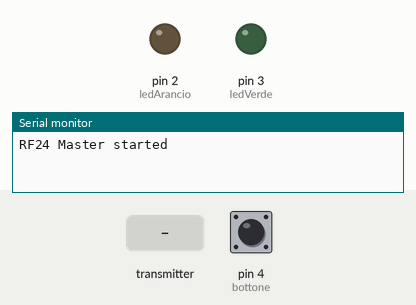
This sketch was run on a simulated Arduino Uno, built with avr-gcc and run on an emulated ATmega328P. On the bench: output pins drawn as LEDs (lit = HIGH), the last lines printed to the serial monitor. Inputs (shaded band) come from the test bench; at power-on: pin 4 (bottone) HIGH. No radio packets arrive unless stated.

Above: at 2.2 s.
2.3 s: the transmitter starts sending temperatura = 25
At 3.1 s:
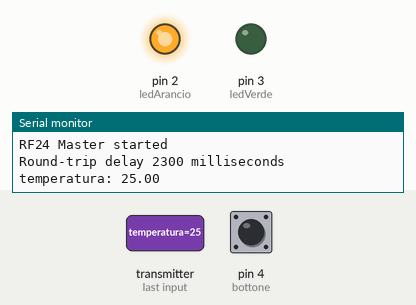
6.8 s: the transmitter starts sending temperatura = 0
At 8.0 s:
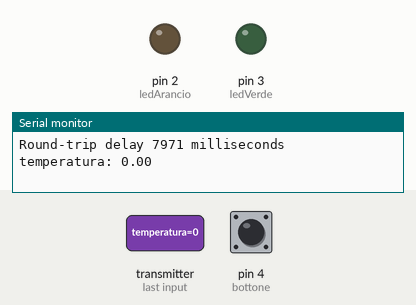
Timing chart, 0 to 9.8 s (numbered marks = the images above; inputs shaded):
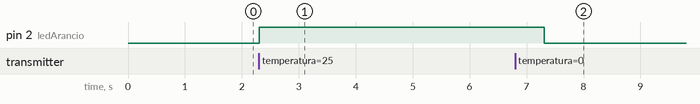

The sketch:

Master.ino
```cpp
// Librerie per i moduli NRF24L01
#include <RF24.h>
#include <RF24_config.h>

#include <printf.h>

// Definisce il pin a cui sono attaccati i led
#define ledArancio 2
#define ledVerde 3

// Inizializzo il bottone al pin 4
int bottone = 4;

// = NETWORK PACKET ===========================================================
// Struttura per inviare i parametri.
struct Temp_temp{
	/// Temperatura rilevata.
	float temperatura;
	/// Tempo al momento dell'invio.
	unsigned long tempo;
} recReq;
// ----------------------------------------------------------------------------

// = RADIO ====================================================================
// Utilizzo pin 7 e 8 per il chip enable e chip select.
RF24 radio (7, 8);
// Indirizzi per la pipe.
const uint64_t addresses[2] = { 0xF0F0F0F0E1LL, 0xF0F0F0F0D2LL};
// ----------------------------------------------------------------------------


//varaibile per indicare che è il momento di ascoltare
bool mustlistenforanswer;

void setup() {
    // Faccio partire il monitor seriale
    Serial.begin(115200);
    delay(1000);

    // Inizializzare gli indirizzi di della pipe
    radio.begin();
    Serial.println("RF24 Master started\n");

    // Inizializzo il pin collegato ai led
    pinMode(ledArancio, OUTPUT);
    pinMode(ledVerde, OUTPUT);
    // Inizialmente i led sono spenti
    digitalWrite( ledArancio, LOW );
    digitalWrite( ledVerde, LOW );

    // Inizializzo su quale canale invio/ricevo i dati (1-126)
    radio.setChannel(105);

    // Modifico grandezza del payload da 1 a 32 bytes
    radio.setPayloadSize(8);

    // Modifico potenza di trasmissione del segnale
    //  RF24_PA_MIN=-18dBm
    //  RF24_PA_LOW=-12dBm
    //  RF24_PA_MED=-6dBM
    //  RF24_PA_HIGH=0dBm
    radio.setPALevel(RF24_PA_HIGH);

    // Modifico velocità di trasmissione del segnale
    //  RF24_250KBPS per 250kbs
    //  RF24_1MBPS per 1Mbps
    //  RF24_2MBPS per 2Mbps
    radio.setDataRate( RF24_250KBPS );

    // Apro la pipe per la scrittura
    radio.openWritingPipe(addresses[1]);
    radio.openReadingPipe(1, addresses[0]);
    //radio.printDetails();
}

void loop() {

  // Interrompo l'ascolto
  radio.stopListening();
  mustlistenforanswer = true;
  // Guardo se viene premuto il bottone
  int leggiBottone = digitalRead(bottone);
  // Conteggio del millisecondi per vedere il ritardo
  unsigned long timeSent;

  // Controlla che il pacchetto sia stato inviato
  // Se non è stato inviato manda l'errore
  if ( leggiBottone == 0 )
  {
    return;
  }
  timeSent = micros();
  if (!radio.write( &timeSent, sizeof(unsigned long) ))
  {
    // Ho inviato quindi non devo ascoltare altrimenti
    // Rimane true e vuol dire he il turno di ascoltare
    mustlistenforanswer = false;
    //Serial.println("Failed on sending");
  }

  // Adesso è il turno di ascoltare la risposta
  if (mustlistenforanswer){
    // Inizio ad ascoltare la pipe di lettura
    radio.startListening();
    // Faccio partire il conteggio da quando ho fatto la richiesta
    unsigned long started_waiting_at = micros();
    boolean timeoutoccurred = false;

    // Variable che conterra il valore corrente del tempo.
    unsigned long timeNow;

    while ( !radio.available() ) {
      timeNow = micros();
      // Se passa troppo tempo fallisce la risposta e manda l'errore
      if (timeNow - started_waiting_at > 8000000 ) {
        timeoutoccurred = true;
        break;
      }
    }

    if ( timeoutoccurred ){
      Serial.print("Failed, response timed out (");
      Serial.print((timeNow - started_waiting_at)/1000);
      Serial.println(" ms)");
    }else{
      radio.read( &recReq, sizeof(recReq) );
      timeNow = micros();
      unsigned long timeReceived = recReq.tempo;
      Serial.print("Round-trip delay ");
      Serial.print((timeNow - timeReceived) / 1000);
      Serial.print(" milliseconds\t temperatura: ");
      Serial.println(recReq.temperatura);

      // Tra 20 e 24 ---> led verde acceso
      // Tra 24 e 28 ---> led arancione acceso
      if ( recReq.temperatura <= 24 && recReq.temperatura >= 20) {
        digitalWrite(ledVerde, HIGH);
        delay(1000);
        digitalWrite(ledVerde, LOW);
      } else if (recReq.temperatura <= 28 && recReq.temperatura >= 24) {
        digitalWrite(ledArancio, HIGH);
        delay(1000);
        digitalWrite(ledArancio, LOW);
      }
    }
  }
}
```

Measured:
- after the input at 2.3 s, pin 2 (ledArancio): LOW → HIGH at once
- after the input at 6.8 s, pin 2 (ledArancio): HIGH → LOW after 0.51 s
